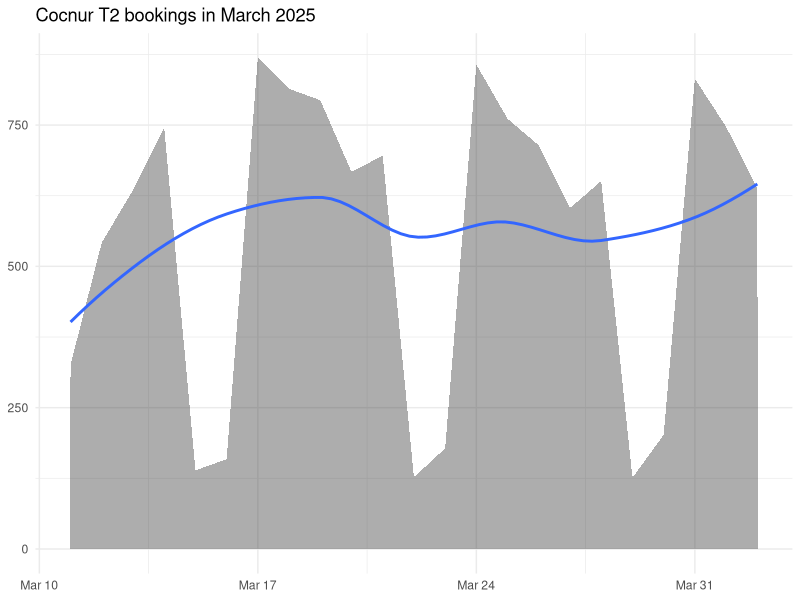

The R source for this figure:
## ---- chunk 1
#| include: false

library(tidyverse)

df <- read_csv('bookings.csv', col_names = c("date", "count"), skip=1)

## ---- chunk 2
#| message: false

df  |> 
 ggplot(aes(x=date, y=count)) +
  geom_area(alpha=0.4) + 
  geom_smooth(se=FALSE) + 
  theme_minimal() +
  labs(x=NULL, y=NULL, title="Cocnur T2 bookings in March 2025")

